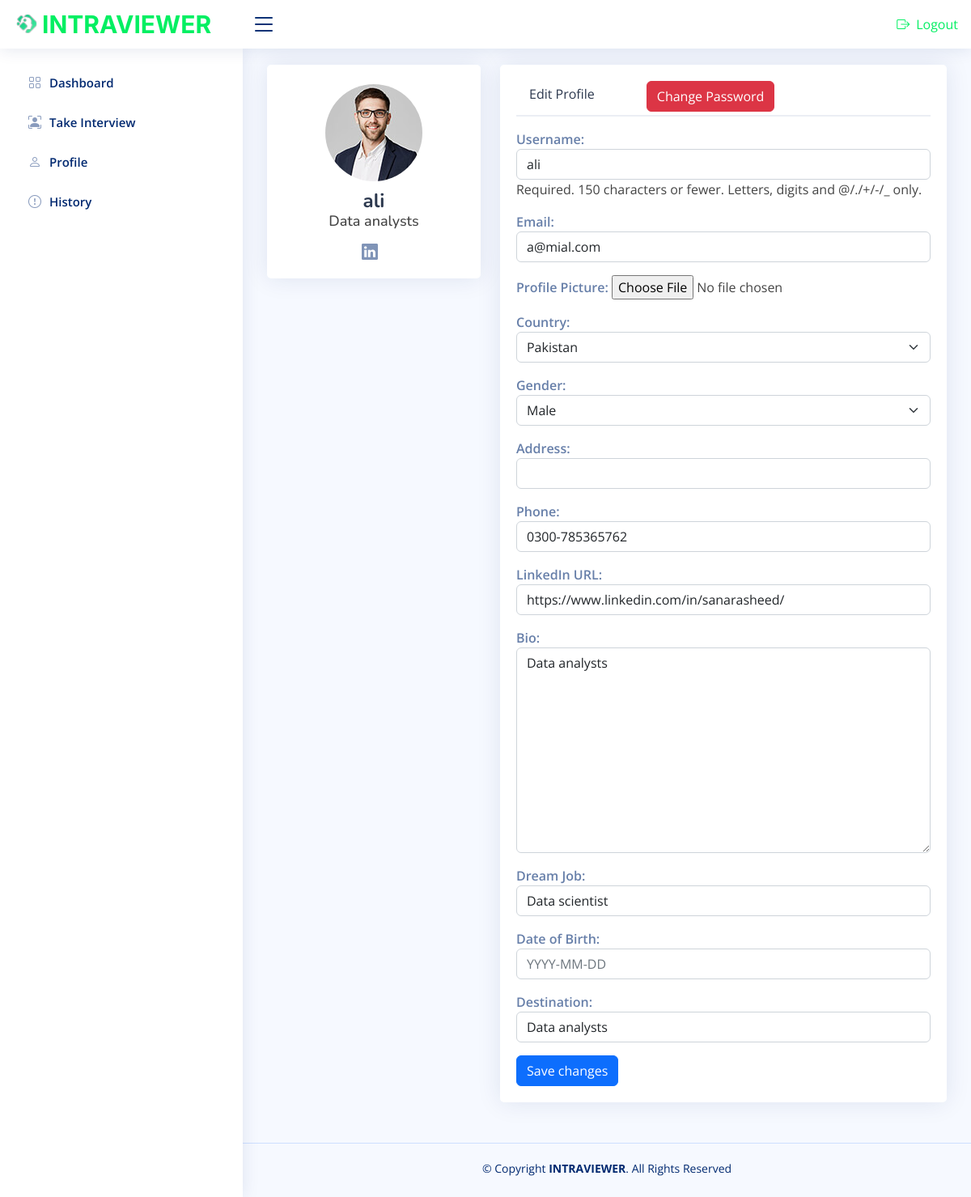
Before: /userprofile/ (signed in) with the older database file.
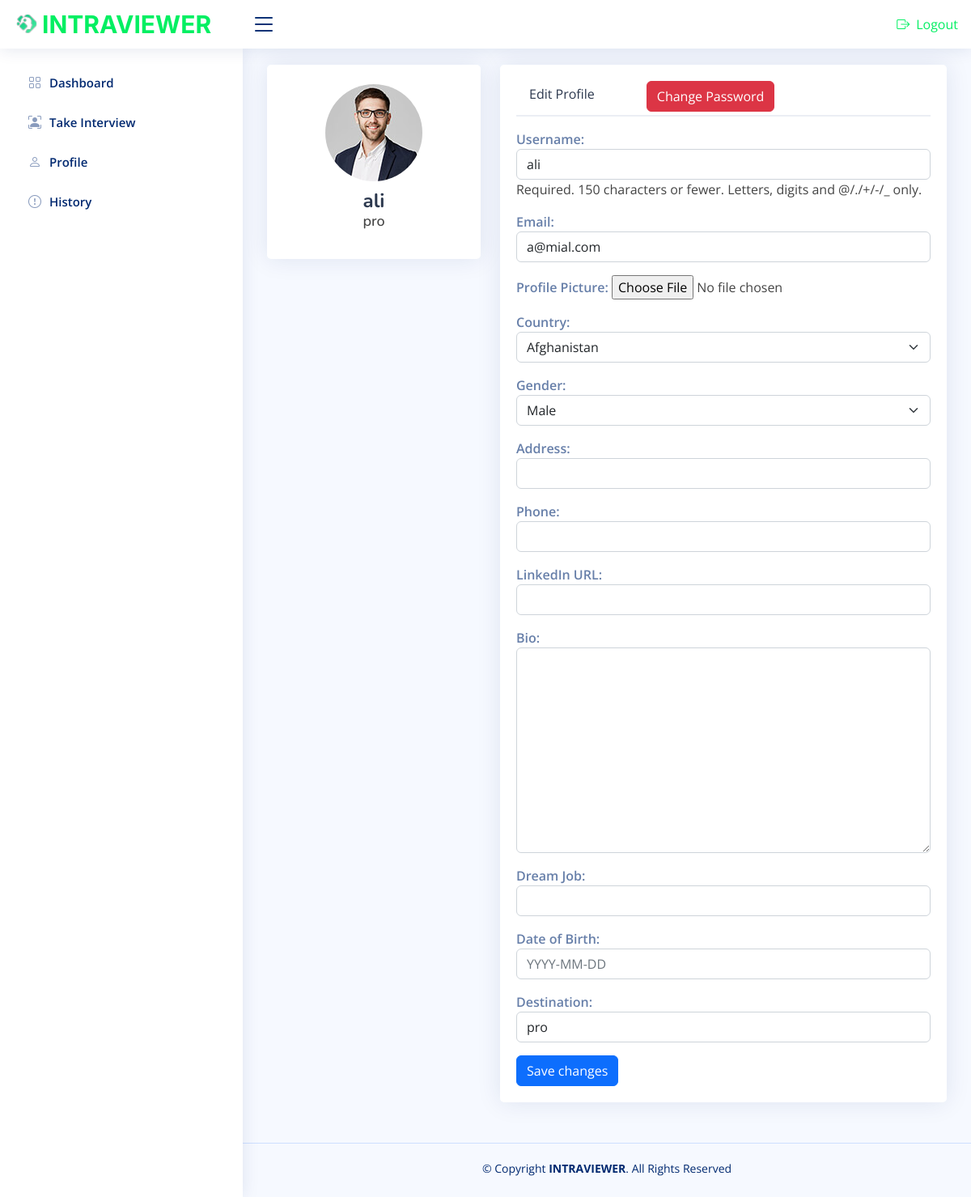
After: the same page with the newer database file.
### core/models.py (models this page shows, shortened)
class Profile(models.Model):
    user = models.OneToOneField(User, on_delete=models.CASCADE)
    gender = models.CharField(max_length=10, choices=GENDER_CHOICE, blank=True)
    country = models.CharField(max_length=50, choices=COUNTRY_CHOICES, blank=True)
    destination = models.CharField(max_length=50, blank=True)
    linkedin_url = models.URLField(blank=True)
    bio = models.TextField(max_length=500, blank=True)
    date_of_birth = models.DateField(blank=True, null=True)
    Dream_Job = models.CharField(max_length=50, blank=True)
    phone = models.CharField(max_length=30, blank=True)
    image = models.ImageField(upload_to='profile_pics' , blank=True)
    address= models.CharField(max_length=100, blank=True)

### core/views.py (the view, shortened to what this page needs)
# urls.py: path('userprofile/', ProfileView.as_view(), name='userprofile'),
class ProfileView(View):
    def dispatch(self, request, *args, **kwargs):
        if not request.user.is_authenticated:
            return redirect('login')
        return super().dispatch(request, *args, **kwargs)
    def get(self, request):
        try:
            profile = request.user.profile
        except ObjectDoesNotExist:
            profile = None
        user_form = UserForm(instance=request.user)
        profile_form = ProfileForm(instance=profile)
        return render(request, 'core/userprofile.html', {'userprofile': user_form, 'profileform': profile_form})

### core/forms.py
class UserForm(forms.ModelForm):
    class Meta:
        model = User
        fields = ['username', 'email']
        labels = {'username': 'Username', 'email': 'Email'}
        widgets = {'username': forms.TextInput(attrs={'class': 'form-control'}), 'email': forms.EmailInput(attrs={'class': 'form-control'})}

### core/templates/core/userprofile.html (shortened to what this page needs)
{% extends 'core/userbase.html' %}
{% load static %}
    {% block Profile_Section %}
    <section class="section profile">
      <div class="row">
        <div class="col-xl-4">
              <div class="card">
                <form method="POST" enctype="multipart/form-data">
                  <div class="card-body profile-card pt-4 d-flex flex-column align-items-center">
                      {% if user.profile.image %}
                          <img src="{{ user.profile.image.url }}" alt="Profile" class="rounded-circle">
                      {% else %}
                          <img src="{% static "core/UserAssets/img/profile-img.jpg" %}" alt="Profile" class="rounded-circle">
                      {% endif %}
                      <h2>{{ user.username }}</h2>
                      <h3>{{ user.profile.destination }}</h3>
                      <div class="social-links mt-2">
                          {% if user.profile.linkedin_url %}
                              <a href="{{ user.profile.linkedin_url }}" class="linkedin"><i class="bi bi-linkedin"></i></a>
                          {% endif %}
                      </div>
                  </div>
                </form>
              </div>
          </div>
        <div class="col-xl-8">
          <div class="card">
            <div class="card-body pt-3">
              <ul class="nav nav-tabs nav-tabs-bordered">
                <li class="nav-item">
                  <button class="nav-link"  data-bs-toggle="tab" data-bs-target="#profile-edit">Edit Profile</button>
                </li>
                <li class="nav-item">
                <button type="button" class="btn btn-danger m-1 mx-5"><a class="text-white"  href={% url 'passwordchange' %}>  Change Password</a></button>
                 </li>
              </ul>
          <div class="tab-pane  profile-edit pt-3 active" id="profile-edit">
                <form method="post" enctype="multipart/form-data">
                  {{ userprofile.as_p }}
                  {{ profileform.as_p }}
                  <button type="submit" class="btn btn-primary">Save changes</button>
              </form>
              </div>
            </div>
          </div>
        </div>
      </div>
  </section>
{% endblock Profile_Section %}

### core/templates/core/userbase.html (shortened to what this page needs)
<!DOCTYPE html>
{% load static %}
<html lang="en">
<head>
  <link href="{% static "core/UserAssets/vendor/bootstrap/css/bootstrap.min.css" %}" rel="stylesheet">
  <link href="{% static "core/UserAssets/vendor/bootstrap-icons/bootstrap-icons.css" %}" rel="stylesheet">
  <link href="{% static "core/UserAssets/vendor/boxicons/css/boxicons.min.css" %}" rel="stylesheet">
  <link href="{% static "core/UserAssets/vendor/quill/quill.snow.css" %}" rel="stylesheet">
  <link href="{% static "core/UserAssets/vendor/quill/quill.bubble.css" %}" rel="stylesheet">
  <link href="{% static "core/UserAssets/vendor/remixicon/remixicon.css" %}" rel="stylesheet">
  <link href="{% static "core/UserAssets/vendor/simple-datatables/style.css" %}" rel="stylesheet">
  <link href="{% static "core/UserAssets/css/style.css" %}" rel="stylesheet">
</head>
<body>
<main id="main" class="main">
{% block Header_Section %}
  <header id="header" class="header fixed-top d-flex align-items-center">
    <div class="d-flex align-items-center justify-content-between">
      <a href={% url 'userindex' %} class="logo d-flex align-items-center">
        <img src="{% static "core/UserAssets/img/logo.svg" %}"  alt="">
        <span class="d-none d-lg-block" style="font-family: 'Inter', sans-serif; font-size: 30px; font-weight: 700;">INTRAVIEWER</span>
      </a>
      <i class="bi bi-list toggle-sidebar-btn"></i>
    </div>
    <nav class="header-nav ms-auto px-3">
      <ul class="d-flex align-items-center">
      <div class='logout'>
        <li  class="text-dark ">
          <a href={% url 'logout' %}>
            <i class="bi bi-box-arrow-right px-2"></i><spa style="font-size: 16px;">Logout</span>
        </li>
      </div>
      </ul>
    </nav>
  </header>
{% endblock Header_Section %}
{% block Sidebar %}
  <aside id="sidebar" class="sidebar">
    <ul class="sidebar-nav" id="sidebar-nav">
      <li class="nav-item" >
        <a class="nav-link collapsed" href={% url 'userindex' %}>
          <i class="bi bi-grid"></i>
          <span>Dashboard</span>
      </li>
      <li class="nav-item">
        <a class="nav-link collapsed" href={% url 'interview' %} >
          <i class="bi bi-person-bounding-box"></i>
          <span>Take Interview</span>
        </a>
      </li>
      <li class="nav-item">
        <a class="nav-link collapsed" href={% url 'userprofile' %}>
          <i class="bi bi-person"></i>
          <span>Profile</span>
      </li>
      <li class="nav-item">
        <a class="nav-link collapsed" href={% url 'history' %}>
          <i class="bi bi-exclamation-circle"></i>
          <span>History</span>
      </li>
    </ul>
  </aside>
{% endblock Sidebar %}
{% block Profile_Section %}{% endblock Profile_Section %}
</main>
  <footer id="footer" class="footer">
    <div class="copyright">
      &copy; Copyright <strong><span>INTRAVIEWER</span></strong>. All Rights Reserved
    </div>
    <div class="credits">
    </div>
  </footer>
</body>
</html>

### core/static/core/UserAssets/css/style.css (style rules this page uses)
:root { scroll-behavior: smooth; }
body { font-family: "Open Sans", sans-serif; background: #f6f9ff; color: #444444; }
a { color: #03EF62; text-decoration: none; }
header div span { background:#03EF62; -webkit-background-clip: text; -webkit-text-fill-color: transparent; font-family: "Inter", sans-serif; font-size: 30px; font-weight: 700; }
h1, h2, h3, h4, h5, h6 { font-family: "Nunito", sans-serif; }
#main { margin-top: 60px; padding: 20px 30px; transition: all 0.3s; }
.card { margin-bottom: 30px; border: none; border-radius: 5px; box-shadow: 0px 0 30px rgba(1, 41, 112, 0.1); }
.card-body { padding: 0 20px 20px 20px; }
.nav-tabs-bordered { border-bottom: 2px solid #ebeef4; }
.nav-tabs-bordered .nav-link { margin-bottom: -2px; border: none; color: #2c384e; }
.logo { line-height: 1; }
@media (min-width: 1200px) { .logo { width: 280px; } }
.logo img { max-height: 26px; margin-right: 6px; }
.logo span { font-size: 26px; font-weight: 700; color: #012970; font-family: "Nunito", sans-serif; }
.header { transition: all 0.5s; z-index: 997; height: 60px; box-shadow: 0px 2px 20px rgba(1, 41, 112, 0.1); background-color: #fff; padding-left: 20px; }
.header .toggle-sidebar-btn { font-size: 32px; padding-left: 10px; cursor: pointer; color: #012970; }
.header-nav ul { list-style: none; }
.header-nav>ul { margin: 0; padding: 0; }
.sidebar { position: fixed; top: 60px; left: 0; bottom: 0; width: 300px; z-index: 996; transition: all 0.3s; padding: 20px; overflow-y: auto; scrollbar-width: thin; scrollbar-color: #aab7cf transparent; box-shadow: 0px 0px 20px rgba(1, 41, 112, 0.1); background-color: #fff; }
@media (min-width: 1200px) { #main, #footer { margin-left: 300px; } }
.sidebar-nav { padding: 0; margin: 0; list-style: none; }
.sidebar-nav li { padding: 0; margin: 0; list-style: none; }
.sidebar-nav .nav-item { margin-bottom: 5px; }
.sidebar-nav .nav-link { display: flex; align-items: center; font-size: 15px; font-weight: 600; color: #18d26e; transition: 0.3; background: #f6f9ff; padding: 10px 15px; border-radius: 4px; }
.sidebar-nav .nav-link i { font-size: 16px; margin-right: 10px; color: #18d26e; }
.sidebar-nav .nav-link.collapsed { color: #012970; background: #fff; }
.sidebar-nav .nav-link.collapsed i { color: #899bbd; }
.profile .profile-card img { max-width: 120px; }
.profile .profile-card h2 { font-size: 24px; font-weight: 700; color: #2c384e; margin: 10px 0 0 0; }
.profile .profile-card h3 { font-size: 18px; }
.profile .profile-edit label { font-weight: 600; color: rgba(1, 41, 112, 0.6); }
.footer { padding: 20px 0; font-size: 14px; transition: all 0.3s; border-top: 1px solid #cddfff; }
.footer .copyright { text-align: center; color: #012970; }
.footer .credits { padding-top: 5px; text-align: center; font-size: 13px; color: #012970; }

Changed rows visible on the page:
removed Profile: country "Pakistan", gender "Male", phone "0300-785365762", linkedin_url "https://www.linkedin.com/in/sanarasheed/", bio "Data analysts", Dream_Job "Data scientist", destination "Data analysts"
added Profile: country "Afghanistan", gender "Male", destination "pro"
Other visible differences:
{{ user.profile.destination }}: "Data analysts" → "pro"
